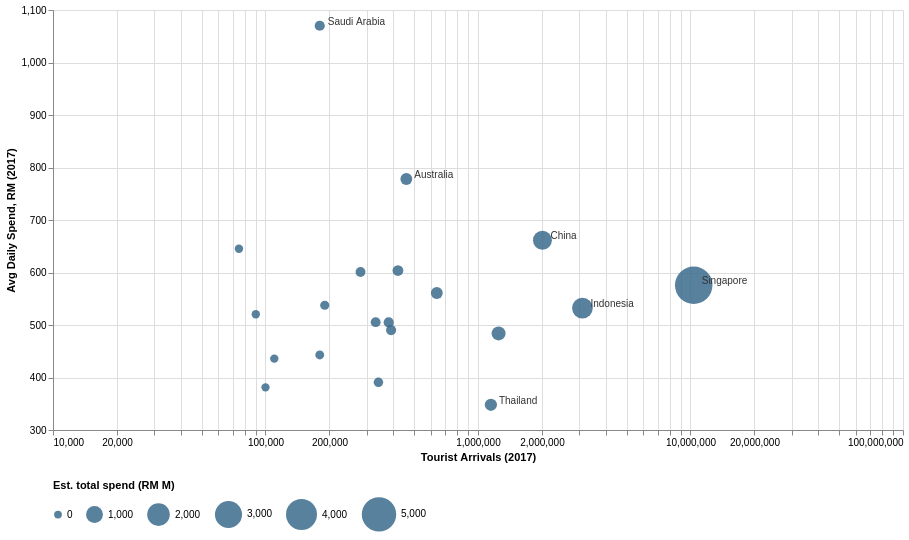

Write a Vega-Lite specification for this figure.
### Vega-Lite specification from a JSON file in a GitHub repository (floating-point values rounded to 4 significant figures)
{"$schema": "https://vega.github.io/schema/vega-lite/v5.json", "width": 850, "height": 420, "data": {"values": [{"country": "Singapore", "spend": 575.8, "arrivals": 10355900, "total": 5958}, {"country": "Thailand", "spend": 348.1, "arrivals": 1150000, "total": 400}, {"country": "Indonesia", "spend": 532.1, "arrivals": 3100000, "total": 1650}, {"country": "Brunei", "spend": 484.0, "arrivals": 1250000, "total": 605}, {"country": "Vietnam", "spend": 603.7, "arrivals": 420000, "total": 254}, {"country": "China", "spend": 661.4, "arrivals": 2010000, "total": 1329}, {"country": "Japan", "spend": 490.2, "arrivals": 390000, "total": 191}, {"country": "South Korea", "spend": 505.4, "arrivals": 330000, "total": 167}, {"country": "Taiwan", "spend": 600.9, "arrivals": 280000, "total": 168}, {"country": "India", "spend": 561.0, "arrivals": 640000, "total": 359}, {"country": "Saudi Arabia", "spend": 1070.0, "arrivals": 180000, "total": 193}, {"country": "Canada", "spend": 436.0, "arrivals": 110000, "total": 48}, {"country": "U.S.A", "spend": 390.8, "arrivals": 340000, "total": 133}, {"country": "Australia", "spend": 778.1, "arrivals": 460000, "total": 358}, {"country": "Sweden", "spend": 520.4, "arrivals": 90000, "total": 47}, {"country": "United Kingdom", "spend": 504.9, "arrivals": 380000, "total": 192}, {"country": "Netherlands", "spend": 381.2, "arrivals": 100000, "total": 38}, {"country": "France", "spend": 442.9, "arrivals": 180000, "total": 80}, {"country": "Germany", "spend": 537.7, "arrivals": 190000, "total": 102}, {"country": "Russia", "spend": 645.1, "arrivals": 75000, "total": 48}]}, "layer": [{"mark": {"type": "point", "filled": true, "opacity": 0.85}, "encoding": {"x": {"field": "arrivals", "type": "quantitative", "axis": {"title": "Tourist Arrivals (2017)", "format": ",.0f"}, "scale": {"type": "log"}}, "y": {"field": "spend", "type": "quantitative", "axis": {"title": "Avg Daily Spend, RM (2017)"}, "scale": {"zero": false}}, "size": {"field": "total", "type": "quantitative", "scale": {"range": [60, 1400]}, "legend": {"title": "Est. total spend (RM M)", "orient": "bottom"}}, "color": {"value": "#3A6B8C"}, "tooltip": [{"field": "country", "title": "Country"}, {"field": "arrivals", "title": "Arrivals", "format": ",.0f"}, {"field": "spend", "title": "RM/day", "format": ".0f"}, {"field": "total", "title": "Est. total (RM M)", "format": ",.0f"}]}}, {"transform": [{"filter": "datum.country=='Singapore'||datum.country=='Saudi Arabia'||datum.country=='China'||datum.country=='Australia'||datum.country=='Thailand'||datum.country=='Indonesia'"}], "mark": {"type": "text", "align": "left", "dx": 8, "dy": -4, "fontSize": 10, "color": "#333"}, "encoding": {"x": {"field": "arrivals", "type": "quantitative", "scale": {"type": "log"}}, "y": {"field": "spend", "type": "quantitative", "scale": {"zero": false}}, "text": {"field": "country", "type": "nominal"}}}], "config": {"background": "white", "view": {"stroke": null}}}
